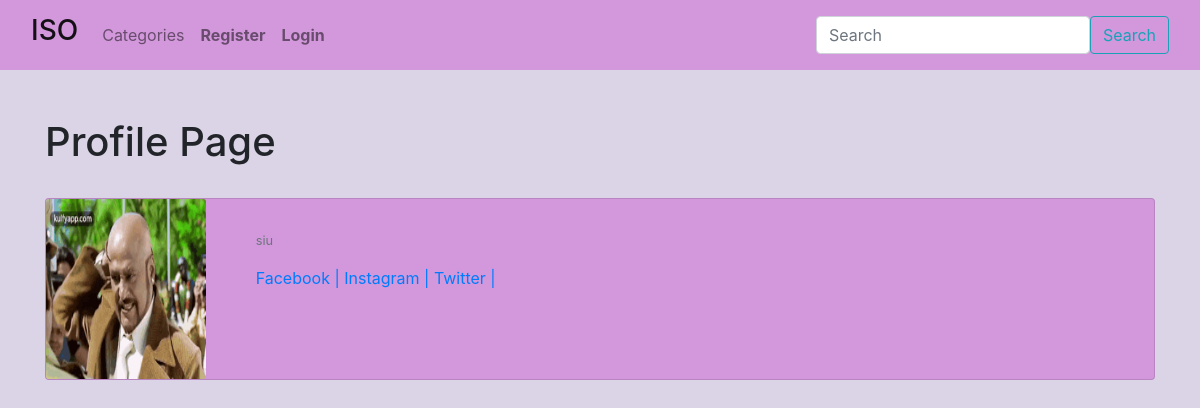
Before: /members7/profile with the older database file.
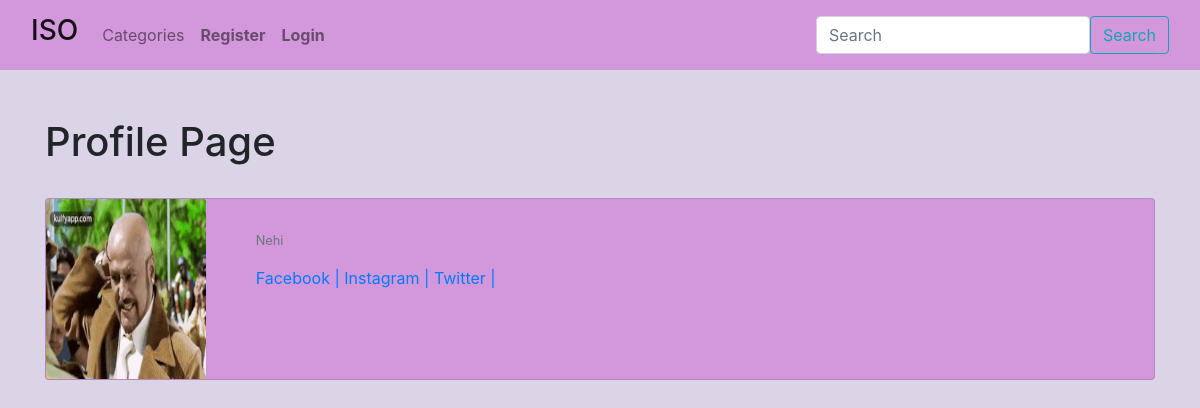
After: the same page with the newer database file.
### ISO_Blog/models.py (models this page shows, shortened)
class Profile(models.Model):
    user = models.OneToOneField(User, null=True, on_delete=models.CASCADE)
    bio = models.TextField()
    profile_pic = models.ImageField(null=True, blank=True, upload_to="images/")
    fb_url =models.CharField(max_length=255, )

### members/views.py (the view)
# urls.py: path("<int:pk>/profile", ShowProfilePageView.as_view(), name='show_profile_page'),
class ShowProfilePageView(DetailView):
    model = Profile
    template_name = 'registration/user_profile.html'
    def get_context_data(self, *args, **kwargs):
        users = Profile.objects.all()
        context = super(ShowProfilePageView, self).get_context_data(*args, **kwargs)
        page_user = get_object_or_404 (Profile, id=self.kwargs['pk'])
        context["page_user"] = page_user
        return context

### members/templates/registration/user_profile.html (shortened to what this page needs)
{% extends 'base.html' %}
{% block content %}
<h1> Profile Page </h1>
<br>
<div class="card mb-3" style="background-color: #D298DB;">
    <div class="row g-0">
      <div class="col-md-2">
          <img src="{{  page_user.profile_pic.url }}"
          class="card-img" width="200" height="180" alt="Profile Picture">
      </div>
      <div class="col-md-10">
        <div class="card-body">
          <p class="small text-muted">
            {{  page_user.bio }}
          </p>
          <p class="card-text">
            <a href="{{  page_user.fb_url }}"> Facebook |</a>
            <a href="{{  page_user.fb_url }}"> Instagram |</a>
            <a href="{{  page_user.fb_url }}"> Twitter |</a>
          </p>
        </div>
      </div>
    </div>
  </div>
{% endblock %}

### ISO_Blog/templates/base.html (shortened to what this page needs)
<!doctype html>
<html lang="en">
  <head>
    <link rel="stylesheet" href="https://cdn.jsdelivr.net/npm/bootstrap@4.4.1/dist/css/bootstrap.min.css">
  </head>
  <body style="background-color:rgb(219, 212, 230);">
    <nav class="navbar navbar-expand-lg navbar-light" style=background-color:#d298db; >
        <div class="container-fluid">
          <a class="navbar-brand" href="{% url 'Home' %}"><h3>ISO</h3></a>
          <div class="collapse navbar-collapse" id="navbarSupportedContent">
            <ul class="navbar-nav me-auto mb-2 mb-lg-0">
              {% if cat_menu %}
              <li class="nav-item dropdown">
                <a class="nav-link dropdown-toggle" href="#" id="navbarDropdown" role="button" data-toggle="dropdown" aria-haspopup="true" aria-expanded="false">
                <b>Categories</b>
                </a>
                <div class="dropdown-menu" aria-labelledby="navbarDropdown">
                  {% for item in cat_menu %}
                   <a class="dropdown-item" href="{%url 'category' item|slugify %}">{{ item }}</a>
                  {% endfor %}
                </div>
              </li>
              {% else %}
                <li class="nav-item">
                  <a class="nav-link" href="{% url 'category-list'%}">Categories</a>
                </li>
              {% endif %}
              {% if user.is_authenticated %}
              <div class="btn-group">
                <button type="button" class="btn btn-success"> Settings </button>
                <button type="button" class="btn btn-success dropdown-toggle dropdown-toggle-split" data-toggle="dropdown" aria-haspopup="true" aria-expanded="false">
                  <span class="sr-only">Toggle Dropdown</span>
                </button>
                <div class="dropdown-menu">
                  <li class="nav-item">
                  {% if user.profile.id %}
                      <a class="nav-link" href="{% url 'edit_profile_page' user.profile.id %}"><b>Edit Profile Page</b></a>
                      <a class="nav-link" href="{% url 'edit_profile'%}"><b>Account Settings</b></a>
                    </li>
                      <li class="nav-item">
                        <a class="nav-link" href="{% url 'show_profile_page' user.profile.id %}"><b>My Profile</b></a>
                    </li>
                  {% else %}
                    <li class="nav-item">
                    <a class="nav-link" href="{% url 'create_profile_page'%}"><b>Create Profile</b></a>
                  {% endif %}
              </div>
                <li class="nav-item">
                  <a class="nav-link" href="{% url 'add_post'%}"><b>Add Post</b></a>
                </li>
                <!-- <li class="nav-item">
                  <a class="nav-link" href="{% url 'edit_profile'%}"><b>Account Settings</b></a>
                </li> -->
                <!-- {% if user.profile.id %}
                <li class="nav-item">
                  <a class="nav-link" href="{% url 'edit_profile_page' user.profile.id %}"><b>Edit Profile Page</b></a>
                </li>
                  <li class="nav-item">
                    <a class="nav-link" href="{% url 'show_profile_page' user.profile.id %}"><b>My Profile</b></a>
                  </li>
                {% else %}
                  <li class="nav-item">
                  <a class="nav-link" href="{% url 'create_profile_page'%}"><b>Create Profile</b></a>
                {% endif %}
                 -->
                <li class="nav-item">
                  <a class="nav-link" href="{% url 'logout'%}"><b>Logout</b></a>
                </li>
              {% else %}
                <li class="nav-item">
                  <a class="nav-link" href="{% url 'register'%}"><b>Register</b></a>
                </li>
                <li class="nav-item">
                  <a class="nav-link" href="{% url 'login'%}"><b>Login</b></a>
                </li>
              {% endif %}
            </ul>
            <form method="get" action="/search" class="form-inline my-2 my-lg 0">
              <input class="form-control me-2" type="search" placeholder="Search" aria-label="Search" name="searching" id="searching">
              <button class="btn btn-outline-info" type="submit">Search</button>
            </form>
          </div>
        </div>
      </nav>
    <br/>
    <br/>
    <div class="container">
      {% block content %}
      {% endblock %}
    </div>
  </body>
</html>

Changed rows visible on the page:
changed Profile: bio "siu" → "Nehi"
